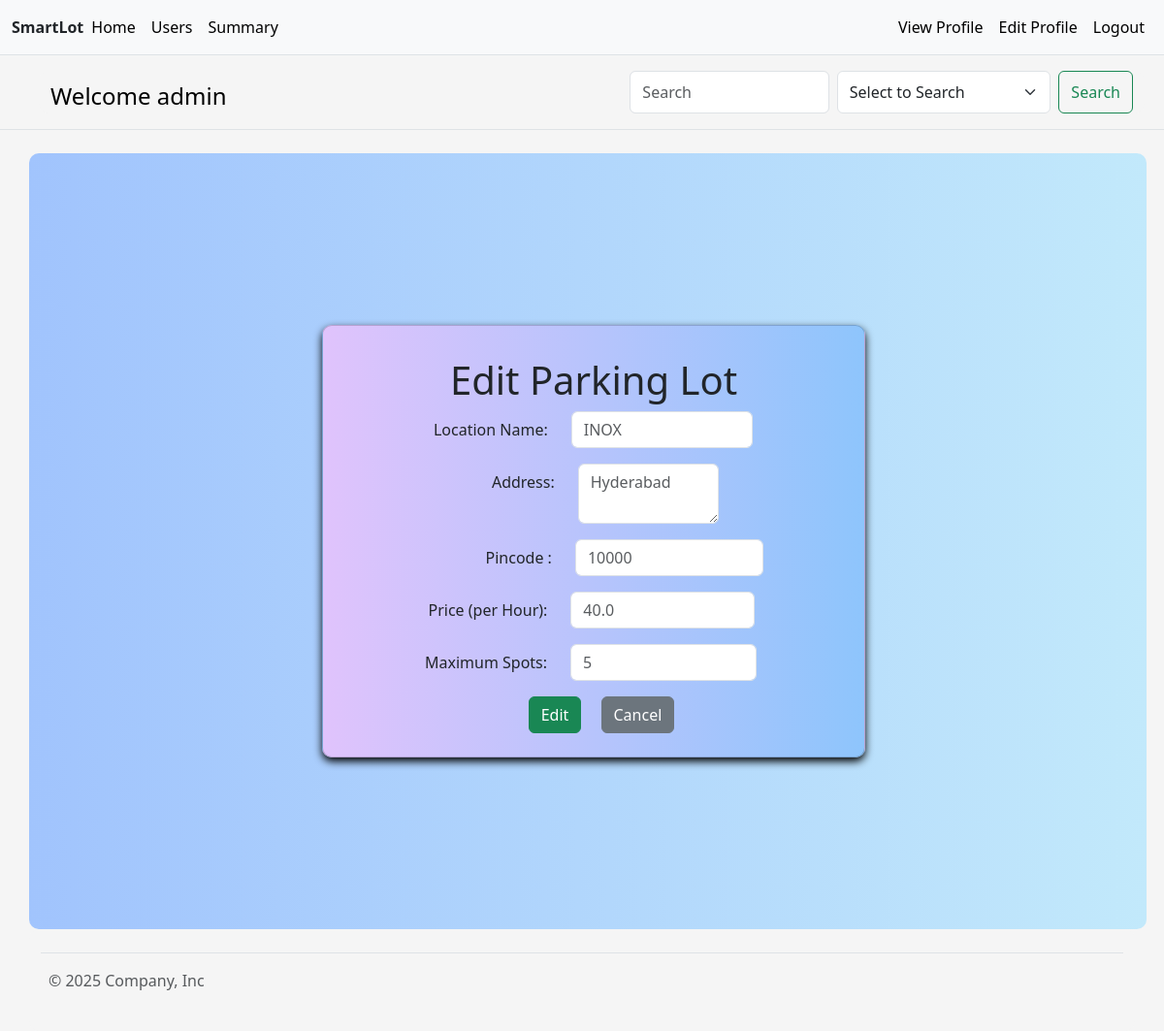
/admin_edit_lot/1 (signed in), run on the app's committed database.
### application/models.py (models this page shows, shortened)
class User(db.Model):
    __tablename__ = 'user'
    user_id = db.Column(db.Integer, primary_key=True, autoincrement=True)
    username = db.Column(db.String(), nullable=False, unique=True)
    email = db.Column(db.String(), nullable=False, unique=True)
    hpassword = db.Column(db.String(), nullable=False)
    address = db.Column(db.String(), nullable=False)
    pincode = db.Column(db.Integer, nullable=False)
    phone_number = db.Column(db.Integer, nullable=False, unique=True)
    type = db.Column(db.String(), nullable=False, default='user')
    reservations = db.relationship('Reservation', backref='user', lazy=True, foreign_keys='Reservation.user_id')
    @property
    def password(self):
        raise AttributeError('password is not a readable attribute')

class ParkingLot(db.Model):
    __tablename__ = 'parking_lot'
    lot_id = db.Column(db.Integer, primary_key=True)
    location_name = db.Column(db.String(), nullable=False)
    price_per_hour = db.Column(db.Float, nullable=False)
    address = db.Column(db.String(), nullable=False)
    pincode = db.Column(db.String(), nullable=False)
    max_spots = db.Column(db.Integer, nullable=False)
    is_lot_active = db.Column(db.Boolean, nullable=False, default=True)
    spots = db.relationship('ParkingSpot', backref='parking_lot', lazy=True)

### application/controllers.py (the view, shortened to what this page needs)
    @app.route("/admin_edit_lot/<int:lot_id>", methods=['GET', 'POST'])
    @admin_login_required
    def admin_edit_lot(lot_id):
        lot = ParkingLot.query.filter_by(lot_id=lot_id).first()
        if not lot:
            flash('No such parking lot exists.', 'danger')
            return redirect(url_for('admin'))
        return render_template("admin_edit_lot.html",
                            user=User.query.get(session.get('user_id')),
                            lot=[lot])

### application/controllers.py (called while the page is built)
def admin_login_required(f):
    @wraps(f)
    def inner_function(*args, **kwargs):
        if 'user_id' not in session:
            flash('You need to login first', 'danger')
            return redirect(url_for('login'))
        user = User.query.get(session['user_id'])
        if not user.type=="admin":
            flash('You are not authorized to view this page.')
            return redirect(url_for('index'))
        return f(*args, **kwargs)
    return inner_function

### templates/admin_edit_lot.html (shortened to what this page needs)
{% extends 'layout.html' %}
{% block content %}
<div class="container d-flex justify-content-center align-items-center" style="min-height: 100vh;width: 100%;width: 100vw;display: flex;justify-content: center;align-items: center;">
  <div class="card p-4" style="width: 100%; max-width: 560px;border-radius: 10px;">
    <h1 class="my-2">Edit Parking Lot</h1>
    <form class="custom" method="post">
      {% for i in lot%}
      <div class="row mb-3">
        <label for="location_name" class="col-sm-5 col-form-label text-end text-end">Location Name:</label>
        <div class="col-sm-6">
          <input id="location_name" class="form-control" type="text" placeholder="{{i.location_name}}" name="location_name" >
        </div>
      </div>
      <div class="row mb-3">
        <label for="address" class="col-sm-5 col-form-label text-end">Address:</label>
        <div class="col-sm-6">
          <textarea id="address" class="form-control" name="address" rows="2"  placeholder="{{i.address}}"></textarea>
        </div>
      </div>
      <div class="row mb-3">
        <label for="pincode" class="col-sm-5 col-form-label text-end">Pincode :</label>
        <div class="col-sm-7">
          <input id="pincode" class="form-control" type="number" placeholder="{{i.pincode}}"  name="pincode" >
        </div>
      </div>
      <div class="row mb-3">
        <label for="price_per_hour" class="col-sm-5 col-form-label text-end text-end">Price (per Hour):</label>
        <div class="col-sm-6">
          <input id="price_per_hour" class="form-control" type="number" placeholder="{{i.price_per_hour}}"  name="price_per_hour" >
        </div>
      </div>
      <div class="row mb-3">
        <label for="max_spots" class="col-sm-5 col-form-label text-end text-end">Maximum Spots:</label>
        <div class="col-sm-6">
          <input id="max_spots" class="form-control" type="number"  placeholder="{{i.max_spots}}" name="max_spots" >
        </div>
      </div>
      {%endfor%}
      <div>
        <button type="submit" name="action" value="edit" class="btn btn-success mx-3">Edit</button>
        <button type="submit" name="action" value="cancel" class="btn btn-secondary">Cancel</button>
      </div>
    </form>
  </div>
</div>
{% endblock %}

### templates/header.html (shortened to what this page needs)
<nav class="py-2 bg-body-tertiary border-bottom">
    <div class="container-fluid d-flex flex-wrap">
        <a class="navbar-brand mt-2" href="/"><strong class="mt-5">SmartLot</strong></a>
        <ul class="nav me-auto">
            {%if user%}
                {%if user.type=='admin'%}
                    <li class="nav-item">
                        <a href="/admin" class="nav-link link-body-emphasis px-2 active" aria-current="page">
                            Home
                        </a>
                    </li>
                    <li class="nav-item">
                        <a href="/admin_users" class="nav-link link-body-emphasis px-2">
                            Users
                        </a>
                    </li>
                    <li class="nav-item">
                        <a href="/admin_summary" class="nav-link link-body-emphasis px-2">
                            Summary
                        </a>
                    </li>
        </ul>
        <ul class="nav">
            <li class="nav-item">
                <a href="/admin_view_profile" class="nav-link link-body-emphasis px-2">
                    View Profile
                </a>
                <li class="nav-item">
                <a href="/admin_profile_update" class="nav-link link-body-emphasis px-2">
                    Edit Profile
                </a>
            </li>
            <li class="nav-item">
                <a href="/logout" class="nav-link link-body-emphasis px-2">
                    Logout
                </a>
            </li>
        </ul>
        {%endif%}
    {%endif%}
    </div>
</nav>
{%if user%}
<header class="py-3 mb-4 border-bottom">
    <div class="container d-flex flex-wrap justify-content-center" style="margin-left: 40px;background: #F5F5F5 !important;">
        {%if user.type == 'admin'%}
        <a href="/admin" class="d-flex align-items-center mb-3 mb-lg-0 me-lg-auto link-body-emphasis text-decoration-none">
                <span class="fs-4 mt-2">Welcome {{user.type}}</span>
        </a>
        <ion-icon size="large" style="margin-top:5px;padding-right:5px" name="search-circle-outline"></ion-icon>
        <form class="d-flex" action="/admin_search_results">
            <input class="form-control me-2" type="search" placeholder="Search" aria-label="Search" name="search"/>
            <select class="form-select me-2" aria-label="Default select example" name="key">
                <option selected>Select to Search</option>
            </select>
            <input class="btn btn-outline-success" type="submit" value="Search">
        </form>
    </div>
    {%endif%}
</header>
{%endif%}

### templates/layout.html (style rules this page uses)
html, body { height: 100%; margin: 0; padding: 0; display: flex; flex-direction: column; }
body { background-color: #F5F5F5; }

### templates/admin_edit_lot.html (style rules this page uses)
.container { background: linear-gradient(to right, #a1c4fd, #c2e9fb); border-radius: 10px; }
.card { background: linear-gradient(to right, #e0c3fc, #8ec5fc); backdrop-filter: blur(2px); border-radius: 15px; padding: 20px; box-shadow: 0 4px 8px rgba(0, 0, 0.2); }
.custom input { width: 100%; }
.custom { display: flex; flex-direction: column; align-items: center; }
h1 { margin-top: 10px; text-align: center; }

### data on the page
User: type "admin"
ParkingLot: location_name "INOX", address "Hyderabad", pincode "10000", price_per_hour "40.0", max_spots "5"
